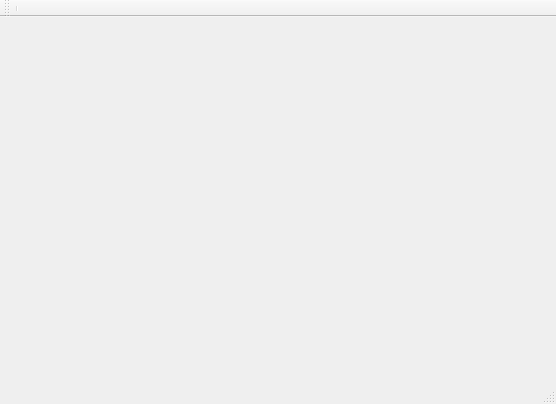
<?xml version="1.0" encoding="UTF-8"?>
<ui version="4.0">
 <class>MainWindow</class>
 <widget class="QMainWindow" name="MainWindow">
  <property name="geometry">
   <rect>
    <x>0</x>
    <y>0</y>
    <width>556</width>
    <height>404</height>
   </rect>
  </property>
  <property name="windowTitle">
   <string>MainWindow</string>
  </property>
  <property name="styleSheet">
   <string notr="true"/>
  </property>
  <widget class="QWidget" name="centralWidget"/>
  <widget class="QMenuBar" name="menuBar">
   <property name="geometry">
    <rect>
     <x>0</x>
     <y>0</y>
     <width>556</width>
     <height>20</height>
    </rect>
   </property>
  </widget>
  <widget class="QToolBar" name="mainToolBar">
   <attribute name="toolBarArea">
    <enum>TopToolBarArea</enum>
   </attribute>
   <attribute name="toolBarBreak">
    <bool>false</bool>
   </attribute>
   <addaction name="separator"/>
  </widget>
  <widget class="QStatusBar" name="statusBar"/>
 </widget>
 <layoutdefault spacing="6" margin="11"/>
 <resources/>
 <connections/>
</ui>
